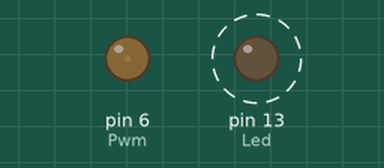
Bench run of a sketch on a simulated Arduino Uno, built with avr-gcc and run on an emulated ATmega328P. Shown: output pins drawn as LEDs (lit = HIGH). Dashed ring = blinking.

Above: at 0.1 s.
At 1.35 s:
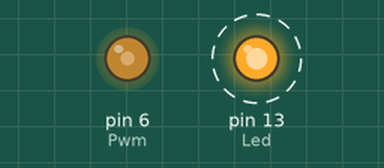
At 1.95 s:
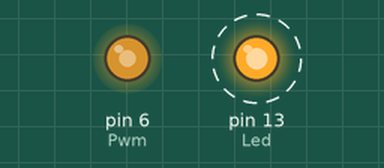
At 2.8 s:
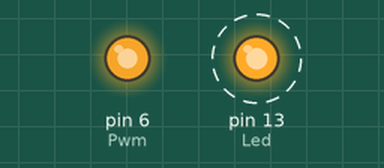
Timing chart, 0 to 6.5 s (numbered marks = the images above):
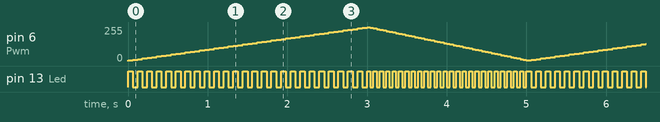

The sketch:

PWM_control_LED_on_and_off.ino
```cpp
#define Pwm 6
#define Led 13
int buttonState = HIGH;

void setup(){
  pinMode(Led,OUTPUT);
  pinMode(Pwm,OUTPUT);
}

void loop(){
  int a=0;
  while(1)
  {
    for(a=5;a<255;a+=5)
  {
    analogWrite(Pwm,a);
    digitalWrite(Led,buttonState);
    delay(60);
    if(buttonState==HIGH)
    buttonState=LOW;
    else buttonState=HIGH;
  }
  for(a=255;a>5;a-=5)
  {
    analogWrite(Pwm,a);
    digitalWrite(Led,buttonState);
    delay(40);
    if(buttonState==HIGH)
    buttonState=LOW;
    else buttonState=HIGH;
  }
  }
}
```

Measured:
- by itself, pin 13 (Led): alternates HIGH for 0.05 s and LOW for 0.06 s
